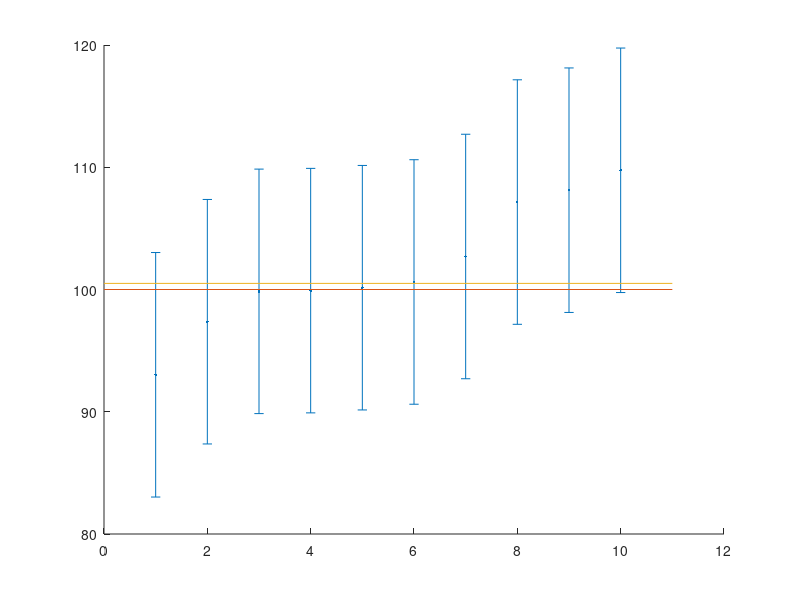

Source code (MATLAB): (Note: this script raises an error after producing the figure.)
%% Plot example datasets at different dt/sigma

% Melts zircon distribution
dist = [0.000250810042630289,0.209249326535399,0.418247843028168,0.627246359520935,0.836373869090645,1.04374357155004,1.24322922919823,1.43183209158837,1.61129844550338,1.77688486888092,1.91661079082960,2.02685847965723,2.09922776245012,2.14214951000388,2.16049597963371,2.15970102681196,2.14446347280944,2.11932089388414,2.08857186945567,2.04960073596920,2.01041078899474,1.96673182187778,1.92474422194058,1.87915814526374,1.83509405646190,1.79113931931073,1.74610988807671,1.70247028643145,1.66040197025845,1.61746239633646,1.57521575240718,1.53439000675662,1.49515411445647,1.45616189914587,1.41776712500444,1.37956742674343,1.34262162411021,1.30694333629830,1.27238055574041,1.23881668637306,1.20536150622499,1.17185978304267,1.13930634959523,1.10770181433460,1.07702403102922,1.04755288935075,1.01891846438717,0.991307020548356,0.964597559566676,0.937935447447592,0.912547254896304,0.888432981912822,0.864397309803580,0.841090957191169,0.818607007784804,0.796806321622935,0.775811959280348,0.755412283398949,0.735655522179200,0.716614802353539,0.698283859993860,0.680538233670485,0.663358513619274,0.646723719544709,0.630552743575445,0.615079934324004,0.599677772774101,0.585285935569870,0.570974188360921,0.557289930703817,0.544044974206469,0.531081757193001,0.518528309854683,0.506357798936355,0.494356584164449,0.482751168373747,0.471302277398808,0.460045602813051,0.449055447325410,0.438327785548115,0.427997270253091,0.417817958928498,0.407979196700429,0.398511598892507,0.389449671179037,0.380749356382449,0.372391900054805,0.364322271587003,0.356549119619268,0.349118200705518,0.341882681922588,0.334822491050461,0.327796643262725,0.320830884764955,0.313845271864816,0.307017155215140,0.300244336445030,0.293473757055415,0.286703177665800,0.279932598276178];
xi = [0,0.0101010101010101,0.0202020202020202,0.0303030303030303,0.0404040404040404,0.0505050505050505,0.0606060606060606,0.0707070707070707,0.0808080808080808,0.0909090909090909,0.101010101010101,0.111111111111111,0.121212121212121,0.131313131313131,0.141414141414141,0.151515151515152,0.161616161616162,0.171717171717172,0.181818181818182,0.191919191919192,0.202020202020202,0.212121212121212,0.222222222222222,0.232323232323232,0.242424242424242,0.252525252525253,0.262626262626263,0.272727272727273,0.282828282828283,0.292929292929293,0.303030303030303,0.313131313131313,0.323232323232323,0.333333333333333,0.343434343434343,0.353535353535354,0.363636363636364,0.373737373737374,0.383838383838384,0.393939393939394,0.404040404040404,0.414141414141414,0.424242424242424,0.434343434343434,0.444444444444444,0.454545454545455,0.464646464646465,0.474747474747475,0.484848484848485,0.494949494949495,0.505050505050505,0.515151515151515,0.525252525252525,0.535353535353535,0.545454545454545,0.555555555555556,0.565656565656566,0.575757575757576,0.585858585858586,0.595959595959596,0.606060606060606,0.616161616161616,0.626262626262626,0.636363636363636,0.646464646464647,0.656565656565657,0.666666666666667,0.676767676767677,0.686868686868687,0.696969696969697,0.707070707070707,0.717171717171717,0.727272727272727,0.737373737373737,0.747474747474748,0.757575757575758,0.767676767676768,0.777777777777778,0.787878787878788,0.797979797979798,0.808080808080808,0.818181818181818,0.828282828282828,0.838383838383838,0.848484848484849,0.858585858585859,0.868686868686869,0.878787878787879,0.888888888888889,0.898989898989899,0.909090909090909,0.919191919191919,0.929292929292929,0.939393939393939,0.949494949494950,0.959595959595960,0.969696969696970,0.979797979797980,0.989898989898990,1];

dts = [0.1 0.5 1 2 5 10];

nzircs = 10;
agemax = 100.5;
agemin = 100;
agerange = agemax - agemin;

for i=1:length(dts)
    dt_sigma =dts(i);
    
    ages = agerange.*(1-randsample(xi,nzircs,true,dist)) + agemin;
    ages = sort(ages)';

    uncert = agerange./dt_sigma.*ones(size(ages));
    observedages = ages + randn(size(ages)).*uncert;
    
    sorted = sortrows([observedages, uncert],1);
    observedages = sorted(:,1);
    observeduncert = sorted(:,2);
    
    figure; hold on;
    errorbar(observedages,2*observeduncert,'.')
    plot([0,nzircs+1],[agemin agemin]);
    plot([0,nzircs+1],[agemax agemax]);

    [~,~,mswd]=wmean(observedages,observeduncert);
    xlabel('');
    xlim([0,nzircs+1]);
    set(gca,'Xtick',[]);
    title(['Delta t  =  ' num2str(dts(i)) ' sigma, MSWD = ' num2str(mswd,2)])
    % formatfigure;
end


%% Plot example datasets at different N
cd ~/Desktop/'Bayesian cryst timescales'/
if ~exist('dist','var'); load zircondistribution; end
Ns = [1 10 100];
dt_sigma = 1;

agemax = 100.1;
agemin = 100;
agerange = agemax - agemin;

for i=1:length(Ns)
    nzircs = Ns(i);
    
    ages = agerange.*(1-randsample(xi,nzircs,true,dist)) + agemin;
    ages = sort(ages)';

    uncert = agerange./dt_sigma.*ones(size(ages));
    observedages = ages + randn(size(ages)).*uncert;
    
    sorted = sortrows([observedages, uncert],1);
    observedages = sorted(:,1);
    observeduncert = sorted(:,2);
    
    figure; hold on;
    errorbar(observedages,2*observeduncert,'.')
    plot([0,nzircs+1],[agemin agemin]);
    plot([0,nzircs+1],[agemax agemax]);
    xlabel('');
    xlim([0,nzircs+1]);
    set(gca,'Xtick',[]);
    title(['Delta t  =  ' num2str(dt_sigma) ' sigma, N = ' num2str(nzircs)])
    % formatfigure;
end